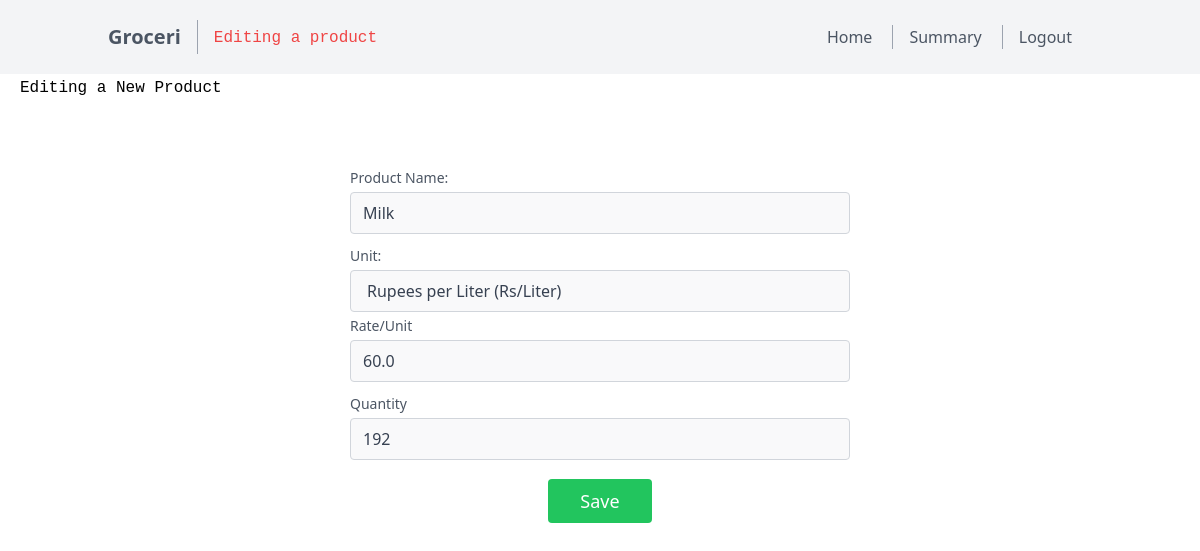
Before: /product/21/edit (signed in) with the older database file.
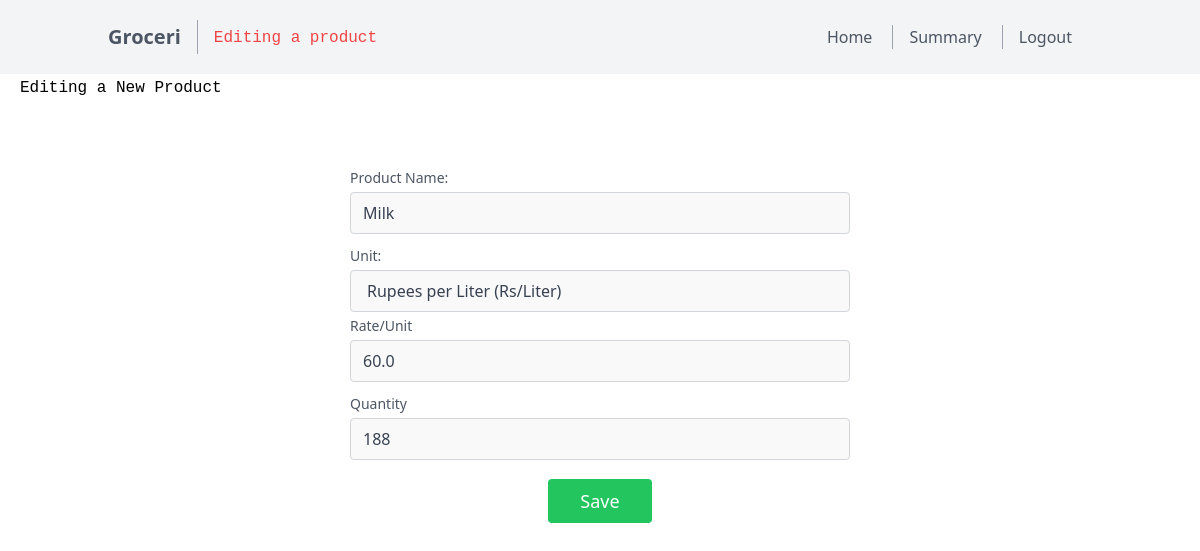
After: the same page with the newer database file.
### models.py (models this page shows)
class Product(db.Model):
    __TableName__ = 'product'
    productid = db.Column(db.Integer, primary_key=True, autoincrement=True, nullable=False, unique=True)
    productname = db.Column(db.String(20), nullable=False)
    categoryid = db.Column(db.Integer, db.ForeignKey('category.categoryid'), nullable=False)
    rateperunit = db.Column(db.Float, nullable=False)
    unit= db.Column(db.String(20), nullable=False)
    quantity = db.Column(db.Integer, nullable=False)

### routes.py (the view)
@app.route('/product/<int:productid>/edit')
@auth_required
@manager_required
def edit_product(productid):
    return render_template('product/edit_product.html',product=Product.query.filter_by(productid=productid).first(),nav="edit_product")

### routes.py (called while the page is built)
def auth_required(func):
    @wraps(func)
    def inner(*args, **kwargs):
        if 'user_id' not in session:
            flash('Please login to continue')
            return redirect(url_for('login'))
        return func(*args, **kwargs)
    return inner

def manager_required(func):
    @wraps(func)
    def inner(*args, **kwargs):
        if 'user_id' not in session:
            flash('Please login to continue')
            return redirect(url_for('login'))
        if User.query.filter_by(userid=session['user_id']).first().role!="manager":
            flash('You are not authorized to access this page')
            return redirect(url_for('index'))
        return func(*args, **kwargs)
    return inner

### templates/product/edit_product.html (shortened to what this page needs)
{% extends 'manager_layout.html' %}
{% block content %}
<code style="margin-left:20px;margin-top:15px;">Editing a New Product</code>
<section class="text-gray-600 body-font relative">
    <form action="" method="post" class="mt-5">
    <div class="container px-5 py-15 mx-auto">
      <div class="lg:w-1/2 md:w-2/3 mx-auto">
        <div class="flex flex-wrap -m-2">
          <div class="p-1 w-full">
            <div class="relative">
              <label for="productname" class="leading-7 text-sm text-gray-600">Product Name:</label>
              <input type="text" id="productname" name="productname" value="{{product.productname}}" class="w-full bg-gray-100 bg-opacity-50 rounded border border-gray-300 focus:border-indigo-500 focus:bg-white focus:ring-2 focus:ring-indigo-200 text-base outline-none text-gray-700 py-1 px-3 leading-8 transition-colors duration-200 ease-in-out" required autofocus>
            </div>
          </div>
          <div class="p-1 w-full">
            <div class="relative">
              <label for="productunit" class="leading-7 text-sm text-gray-600">Unit:</label>
              <select id="productunit" name="productunit" class="w-full bg-gray-100 bg-opacity-50 rounded border border-gray-300 focus:border-indigo-500 focus:bg-white focus:ring-2 focus:ring-indigo-200 text-base outline-none text-gray-700 py-2 px-4 appearance-none leading-6 transition-colors duration-200 ease-in-out" required>
                <option value="rs/l"{%if product.unit == "rs/l"%}selected{%endif%}>Rupees per Liter (Rs/Liter)</option>
              </select>
            </div>
          </div>
        </div>
          <div class="flex flex-wrap -m-2">
            <div class="p-1 w-full">
              <div class="relative">
                <label for="rateperunit" class="leading-7 text-sm text-gray-600">Rate/Unit</label>
                <input type="number" id="rateperunit" name="rateperunit" value={{product.rateperunit}} class="w-full bg-gray-100 bg-opacity-50 rounded border border-gray-300 focus:border-indigo-500 focus:bg-white focus:ring-2 focus:ring-indigo-200 text-base outline-none text-gray-700 py-1 px-3 leading-8 transition-colors duration-200 ease-in-out" required>
              </div>
            </div>
            <div class="p-1 w-full">
              <div class="relative">
                <label for="productquantity" class="leading-7 text-sm text-gray-600">Quantity</label>
                <input type="number" id="productquantity" name="productquantity" value={{product.quantity}} class="w-full bg-gray-100 bg-opacity-50 rounded border border-gray-300 focus:border-indigo-500 focus:bg-white focus:ring-2 focus:ring-indigo-200 text-base outline-none text-gray-700 py-1 px-3 leading-8 transition-colors duration-200 ease-in-out" required>
              </div>
            </div>
            </div>
                  </div>
          <div class="p-2 w-full" style="margin-top:15px;">
            <input type="submit" class="flex mx-auto text-white bg-green-500 border-0 py-2 px-8 focus:outline-none hover:bg-green-600 rounded text-lg" value="Save" />
          </div>
        </div>
    </form>
  </section>
{% endblock %}

Changed rows visible on the page:
changed Product "Milk": productquantity "192" → "188"
